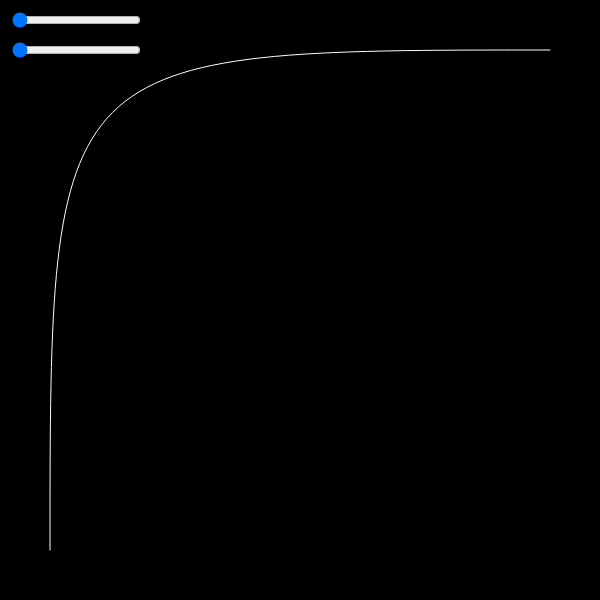
Frame 1 (no input)
Frame 60 (no input): identical to frame 1, image omitted
Frame 120 (the mouse pressed at the canvas centre since frame 60): identical to frame 1, image omitted

The p5.js sketch that drew this single still picture (run headless with seeded random() and noise() and a simulated clock; from frame 60 on, the mouse is pressed at the canvas centre):

// p5.js sketch
// ── sketch.js
var curve1;
var curve2;
var curve3;


var x1 = 550;
var x2 = 50;
var x3 = 50;
var x4 = 50;

var y1 = 50;
var y2 = 50;
var y3 = 50;
var y4 = 550;


let weird;

function setup() {
  createCanvas(600, 600);
    
    //background(0);
    
    curve1 = createSlider(50, 550, 0, 1);
    curve1.position(10,10);
    curve1.style('color','white');
    
    curve2 = createSlider(50, 550, 0, 1);
    curve2.position(10,40);
    curve2.style('color','white');
	/*
	curve3 = createSlider(50, 550, 0, 1);
    curve3.position(10,70);
    curve3.style('color','white');
	*/
	
	weird = new Curve();
    
    /*
    var x1 = (width-50);
    var x2 = curve1.value();
    var x3 = 50;
    var x4 = 50;
    
    var y1 = 50;
    var y2 = curve1.value();
    var y3 = 50;
    var y4 = (height-50);
    
    noFill();
    stroke(255,255,255);
    bezier(x1, y1, x2, y2, x3, y3, x4, y4);
    fill(255);
    var steps = 20;
    for (var i = 0; i <= steps; i++) {
        let t = i/steps;
        let x = bezierPoint(x1, x2, x3, x4, t);
        let y = bezierPoint(y1, y2, y3, y4, t);
        circle(x, y, 10);
    }
    */
}

function draw() {
	background(0);
	
	/*
    var x1 = (width-50);
    var x2 = curve1.value();
    var x3 = 50;
    var x4 = 50;
    
    var y1 = 50;
    var y2 = curve1.value();
    var y3 = 50;
    var y4 = (height-50);
    
    noFill();
    stroke(255,255,255);
    bezier(x1, y1, x2, y2, x3, y3, x4, y4);
    fill(255);
    var steps = 20;
    for (var i = 0; i <= steps; i++) {
        let t = i/steps;
        let x = bezierPoint(x1, x2, x3, x4, t);
        let y = bezierPoint(y1, y2, y3, y4, t);
        circle(x, y, 10);
    }
	
	
	noFill();
    stroke(255,255,255);
    bezier(x1, y1, x2, y2, x3, y3, x4, y4);
    fill(255);
    var steps = 20;
    for (var i = 0; i <= steps; i++) {
        let t = i/steps;
        let x = bezierPoint(x1, x2, x3, x4, t);
        let y = bezierPoint(y1, y2, y3, y4, t);
        circle(x, y, 10);
	}
	*/
	
	weird.update();
	weird.display();
}

/*
function mousePressed() {
	x2 += 50;
	y2 += 50;
	redraw();
}
*/

class Curve {
	constructor() {
		this.x1 = (width-50);
		this.x2 = 50;
		this.x3 = 50;
		this.x4 = 50;
		
		this.y1 = 50;
		this.y2 = 50;
		this.y3 = 50;
		this.y4 = (height-50);
	}
	
	update() {
		this.x2 = curve1.value();
		this.y2 = curve1.value();
		
		this.x3 = curve2.value();
		this.y3 = curve2.value();
		/*
		this.x4 = curve3.value();
		this.y4 = curve3.value();
		*/
	}
	
	display() {
		noFill();
		stroke(255,255,255);
		bezier(this.x1, this.y1, this.x2, this.y2, this.x3, this.y3, this.x4, this.y4);
		fill(255);
		/*
		var steps = 20;
		for (var i = 0; i <= steps; i++) {
			let t = i/steps;
			let x = bezierPoint(this.x1, this.x2, this.x3, this.x4, t);
			let y = bezierPoint(this.y1, this.y2, this.y3, this.y4, t);
			circle(this.x, this.y, 10);
		}
		*/
	}
	
}
